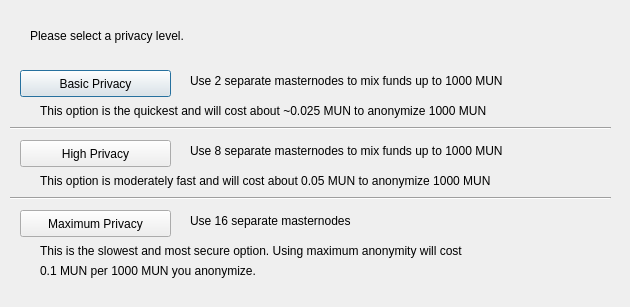
<?xml version="1.0" encoding="UTF-8"?>
<ui version="4.0">
 <class>DarksendConfig</class>
 <widget class="QDialog" name="DarksendConfig">
  <property name="geometry">
   <rect>
    <x>0</x>
    <y>0</y>
    <width>630</width>
    <height>307</height>
   </rect>
  </property>
  <property name="windowTitle">
   <string>Configure PrivateSend</string>
  </property>
  <widget class="QPushButton" name="buttonBasic">
   <property name="geometry">
    <rect>
     <x>20</x>
     <y>70</y>
     <width>151</width>
     <height>27</height>
    </rect>
   </property>
   <property name="text">
    <string>Basic Privacy</string>
   </property>
  </widget>
  <widget class="QPushButton" name="buttonHigh">
   <property name="geometry">
    <rect>
     <x>20</x>
     <y>140</y>
     <width>151</width>
     <height>27</height>
    </rect>
   </property>
   <property name="text">
    <string>High Privacy</string>
   </property>
  </widget>
  <widget class="QPushButton" name="buttonMax">
   <property name="geometry">
    <rect>
     <x>20</x>
     <y>210</y>
     <width>151</width>
     <height>27</height>
    </rect>
   </property>
   <property name="text">
    <string>Maximum Privacy</string>
   </property>
  </widget>
  <widget class="QLabel" name="label">
   <property name="geometry">
    <rect>
     <x>30</x>
     <y>20</y>
     <width>571</width>
     <height>31</height>
    </rect>
   </property>
   <property name="text">
    <string>Please select a privacy level.</string>
   </property>
  </widget>
  <widget class="QLabel" name="label_2">
   <property name="geometry">
    <rect>
     <x>190</x>
     <y>70</y>
     <width>421</width>
     <height>21</height>
    </rect>
   </property>
   <property name="text">
    <string>Use 2 separate masternodes to mix funds up to 1000 MUN</string>
   </property>
  </widget>
  <widget class="QLabel" name="label_3">
   <property name="geometry">
    <rect>
     <x>190</x>
     <y>140</y>
     <width>411</width>
     <height>21</height>
    </rect>
   </property>
   <property name="text">
    <string>Use 8 separate masternodes to mix funds up to 1000 MUN</string>
   </property>
  </widget>
  <widget class="QLabel" name="label_4">
   <property name="geometry">
    <rect>
     <x>190</x>
     <y>210</y>
     <width>421</width>
     <height>21</height>
    </rect>
   </property>
   <property name="text">
    <string>Use 16 separate masternodes</string>
   </property>
  </widget>
  <widget class="QLabel" name="label_6">
   <property name="geometry">
    <rect>
     <x>40</x>
     <y>100</y>
     <width>561</width>
     <height>21</height>
    </rect>
   </property>
   <property name="text">
    <string>This option is the quickest and will cost about ~0.025 MUN to anonymize 1000 MUN</string>
   </property>
  </widget>
  <widget class="QLabel" name="label_7">
   <property name="geometry">
    <rect>
     <x>40</x>
     <y>170</y>
     <width>561</width>
     <height>21</height>
    </rect>
   </property>
   <property name="text">
    <string>This option is moderately fast and will cost about 0.05 MUN to anonymize 1000 MUN</string>
   </property>
  </widget>
  <widget class="QLabel" name="label_8">
   <property name="geometry">
    <rect>
     <x>40</x>
     <y>240</y>
     <width>561</width>
     <height>21</height>
    </rect>
   </property>
   <property name="text">
    <string>This is the slowest and most secure option. Using maximum anonymity will cost</string>
   </property>
  </widget>
  <widget class="QLabel" name="label_9">
   <property name="geometry">
    <rect>
     <x>40</x>
     <y>260</y>
     <width>561</width>
     <height>21</height>
    </rect>
   </property>
   <property name="text">
    <string>0.1 MUN per 1000 MUN you anonymize.</string>
   </property>
  </widget>
  <widget class="Line" name="line">
   <property name="geometry">
    <rect>
     <x>10</x>
     <y>120</y>
     <width>601</width>
     <height>16</height>
    </rect>
   </property>
   <property name="orientation">
    <enum>Qt::Horizontal</enum>
   </property>
  </widget>
  <widget class="Line" name="line_2">
   <property name="geometry">
    <rect>
     <x>10</x>
     <y>190</y>
     <width>601</width>
     <height>16</height>
    </rect>
   </property>
   <property name="orientation">
    <enum>Qt::Horizontal</enum>
   </property>
  </widget>
 </widget>
 <resources/>
 <connections/>
</ui>
